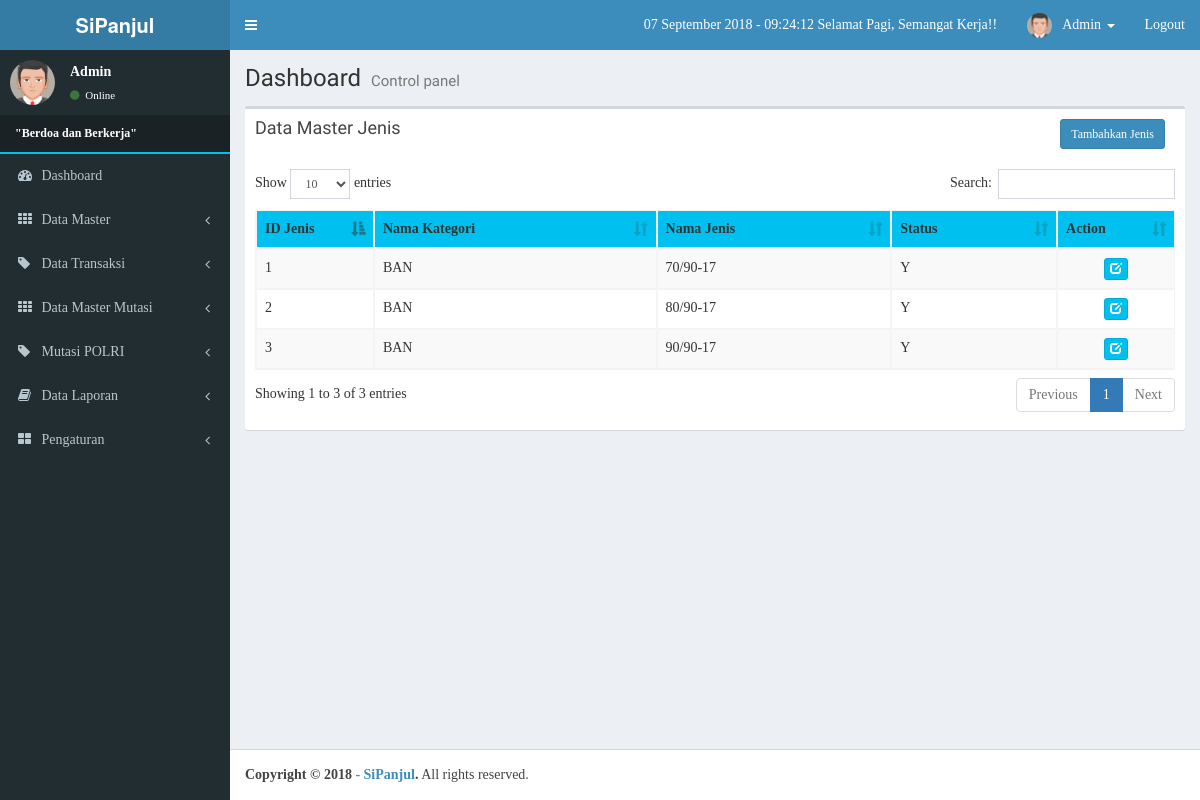
Screenshot of /index.php?view=jenis (signed in) with the database file from the repository.
### tables this page shows
CREATE TABLE IF NOT EXISTS `iw_users` (
  `username` varchar(50) NOT NULL DEFAULT '',
  `password` varchar(255) NOT NULL,
  `nama_lengkap` varchar(100) NOT NULL,
  `email` varchar(100) NOT NULL,
  `no_telp` varchar(20) NOT NULL,
  `foto` varchar(100) NOT NULL DEFAULT 'default.png',
  `level` varchar(20) NOT NULL,
  `blokir` enum('Y','N') NOT NULL DEFAULT 'N',
  `id_session` varchar(100) NOT NULL
);

CREATE TABLE IF NOT EXISTS `iw_jenis` (
`id_jenis` int(5) NOT NULL,
  `nm_jenis` varchar(100) NOT NULL,
  `keterangan` text NOT NULL,
  `status` enum('Y','N') NOT NULL DEFAULT 'Y',
  `id_kategori` int(5) DEFAULT NULL
);

CREATE TABLE IF NOT EXISTS `iw_kategori` (
`id_kategori` int(5) NOT NULL,
  `nm_kategori` varchar(100) NOT NULL,
  `keterangan` text NOT NULL,
  `status` enum('Y','N') NOT NULL DEFAULT 'Y'
);

### config/library.php (called while the page is built, shortened)
<?php
$tgl_skrg     = date("d");
$bln_sekarang = date("m");
$thn_sekarang = date("Y");
$jam_sekarang = date("H:i:s");
?>

### config/fungsi_indotgl.php (called while the page is built, shortened)
<?php
	function getBulanraport($bln){
				switch ($bln){
					case 9:
						return "September";
						break;
				}
			}
?>

### application/master_jenis.php (the view, shortened to what this page needs)
<?php
if ($_GET[act]==''){
?>
            <div class="col-xs-12">
              <div class="box">
                <div class="box-header">
                  <h3 class="box-title">Data Master Jenis</h3>
                  <form style='margin-right:5px; margin-top:0px' class='pull-right' action='' method='GET'>
                  <a style='margin-right:5px' class='pull-right btn btn-primary btn-sm' href='index.php?view=jenis&act=tambahjenis'>Tambahkan Jenis</a>
                  </form>
                </div>
                <div class="box-body">
                <form action='' method='POST'>
                <?php
                    echo "<table id='example1' class='table table-bordered table-striped'>
                    <thead style='background:#00c0ef;'>";
                  echo "<th>ID Jenis</th>
                        <th>Nama Kategori</th>
                        <th>Nama Jenis</th>
                        <th>Status</th>
                        <th>Action</th>
                        </tr>
                    </thead>
                    <tbody>";
                    $tampil = mysql_query("SELECT * FROM iw_jenis
                        ORDER BY id_jenis DESC");
                    while($r=mysql_fetch_array($tampil)){
                      $k=mysql_fetch_array(mysql_query("SELECT * FROM iw_kategori WHERE id_kategori='$r[id_kategori]'"));
                    echo "<tr>";
                              echo "
                              <td width='100px'>$r[id_jenis]</td>
                              <td>$k[nm_kategori]</td>
                              <td>$r[nm_jenis]</td>
                              <td>$r[status]</td>
                              <td width='100px'><center>
                                  <a class='btn btn-info btn-xs' title='Edit Jenis' href='?view=jenis&act=editjenis&id=$r[id_jenis]'><span class='glyphicon glyphicon-edit'></span></a>
                                </center></td></tr>";
                      }
                  ?>
                    </tbody>
                  </table>
                </div>
              </div>
            </div>
<?php
}
?>

### main-header.php (shortened to what this page needs)
  <a href="index.php" class="logo">
    <span class="logo-lg"><b>SiPanjul</b></span>
  </a>
  <nav class="navbar navbar-static-top" role="navigation">
    <a href="#" class="sidebar-toggle" data-toggle="offcanvas" role="button">
    </a>
    <div class="navbar-custom-menu">
      <ul class="nav navbar-nav">
        <li>
  <a href="index.php"><span><?php echo"$tgl_skrg";?> <?php
  $bulan=getBulanraport($bln_sekarang);
  echo"$bulan";?> <?php echo"$thn_sekarang";?> - <?php echo"$jam_sekarang";?>
  Semangat Kerja!!</span>
  </a>
</li>
        <li class="dropdown user user-menu">
          <a href="#" class="dropdown-toggle" data-toggle="dropdown">
            <img src="<?php echo $foto; ?>" class="user-image" alt="User Image">
            <span class="hidden-xs"><?php echo $nama; ?></span> <span class='caret'></span>
          </a>
        </li>
        <li><a href="logout.php" >Logout</a></li>
      </ul>
    </div>
  </nav>

### menu-admin.php (shortened to what this page needs)
<section class="sidebar">
          <div class="user-panel">
            <div class="pull-left image">
              <img src="<?php echo $foto; ?>" class="img-circle" alt="User Image">
            </div>
            <div class="pull-left info">
              <p><?php echo $nama; ?></p>
              <a href="#"><i class="fa fa-circle text-success"></i> Online</a>
            </div>
          </div>
          <ul class="sidebar-menu">
            <li class="header" style='color:#fff; border-bottom:2px solid #00c0ef'><marquee> <b>"Berdoa dan Berkerja"</b></marquee></li>
            <li><a href="index.php"><i class="fa fa-dashboard"></i> <span>Dashboard</span></a></li>
            <li class="treeview">
              <a href="#"><i class="fa fa-th"></i> <span>Data Master</span><i class="fa fa-angle-left pull-right"></i></a>
            </li>
			<li class="treeview">
              <a href="#"><i class="fa fa-tag"></i> <span>Data Transaksi</span><i class="fa fa-angle-left pull-right"></i></a>
            </li>
			<li class="treeview">
              <a href="#"><i class="fa fa-th"></i> <span>Data Master Mutasi</span><i class="fa fa-angle-left pull-right"></i></a>
            </li>
            <li class="treeview">
              <a href="#"><i class="fa fa-tag"></i> <span>Mutasi POLRI</span><i class="fa fa-angle-left pull-right"></i></a>
            </li>
            <li class="treeview">
              <a href="#"><i class="fa fa-book"></i> <span>Data Laporan</span><i class="fa fa-angle-left pull-right"></i></a>
            </li>
            <li class="treeview">
              <a href="#"><i class="fa fa-th-large"></i> <span>Pengaturan</span><i class="fa fa-angle-left pull-right"></i></a>
            </li>
              </ul>
        </section>

### style.css (style rules this page uses)
* { margin: 0; padding: 0; }
body, html { font-family: Calibri, "times new roman", sans-serif; }

### rows the page displays
iw_users: nama_lengkap "Admin"
iw_jenis: id_jenis "3", id_kategori.nm_kategori "BAN", nm_jenis "90/90-17", status "Y"
iw_jenis: id_jenis "2", id_kategori.nm_kategori "BAN", nm_jenis "80/90-17", status "Y"
iw_jenis: id_jenis "1", id_kategori.nm_kategori "BAN", nm_jenis "70/90-17", status "Y"

### other values shown
$tgl_skrg "07"
$bulan "September"
$thn_sekarang "2018"
$jam_sekarang "09:24:12"
